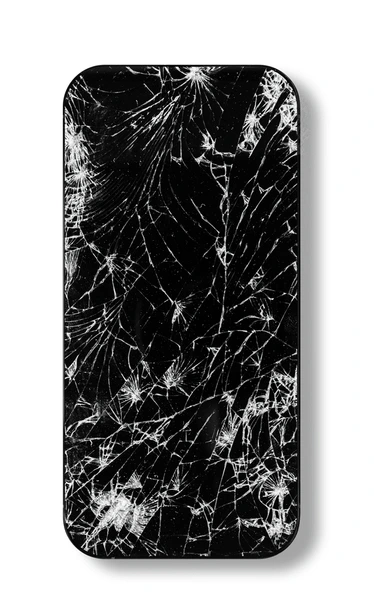
#> input picture source_image/black-broken-touch-screen-phone-600nw-2319815707.webp, 374 x 600 px; its folder holds only this picture in this run
$ python image_preprocessor_binarization.py
#> lines starting #> are read from the running program, lines starting #| are printed output that depends on the picture; after the words box and inside, x2 and y2 are one past the last pixel; in counts of white or black regions, pixels touching at a corner belong together
import cv2
import numpy as np
import os
from typing import List, Tuple
import imutils

class ImagePreprocessor:
    def __init__(self, target_size: Tuple[int, int] = (640, 640)):
        """
        Initialize the image preprocessor.

        Args:
            target_size: Tuple of (width, height) for the output images
        """
        self.target_size = target_size
        self.output_dir = "preprocessed_images"
        os.makedirs(self.output_dir, exist_ok=True)
        print(f"Output directory created/verified: {self.output_dir}")

    def preprocess_image(self, image: np.ndarray) -> np.ndarray:
        """
        Preprocess a single image using adaptive thresholding for binarization.

        Args:
            image: Input BGR image

        Returns:
            Preprocessed binary image
        """
        # Convert to grayscale
        gray = cv2.cvtColor(image, cv2.COLOR_BGR2GRAY)

        # Apply Gaussian blur to reduce noise
        blurred = cv2.GaussianBlur(gray, (5, 5), 0)

        # Apply adaptive thresholding
        binary = cv2.adaptiveThreshold(
            blurred,
            255,
            cv2.ADAPTIVE_THRESH_GAUSSIAN_C,
            cv2.THRESH_BINARY_INV,
            11,  # Block size
            2    # C constant
        )

        # Apply morphological operations to clean up the binary image
        kernel = np.ones((3,3), np.uint8)
        binary = cv2.morphologyEx(binary, cv2.MORPH_CLOSE, kernel)
        binary = cv2.morphologyEx(binary, cv2.MORPH_OPEN, kernel)

        # Calculate aspect ratio
        h, w = binary.shape[:2]
        aspect = w / float(h)

        # Calculate new dimensions while maintaining aspect ratio
        if aspect > 1:  # Wider than tall
            new_w = self.target_size[0]
            new_h = int(new_w / aspect)
        else:  # Taller than wide
            new_h = self.target_size[1]
            new_w = int(new_h * aspect)

        # Resize image while maintaining aspect ratio
        resized = cv2.resize(binary, (new_w, new_h), interpolation=cv2.INTER_AREA)

        # Create a square canvas with padding
        square = np.zeros((self.target_size[1], self.target_size[0]), dtype=np.uint8)

        # Calculate padding
        x_offset = (self.target_size[0] - new_w) // 2
        y_offset = (self.target_size[1] - new_h) // 2

        # Place the resized image in the center of the square canvas
        square[y_offset:y_offset+new_h, x_offset:x_offset+new_w] = resized

        return square

    def process_directory(self, source_dir: str = "source_image") -> List[str]:
        """
        Process all images in the source directory.

        Args:
            source_dir: Directory containing source images

        Returns:
            List of paths to the processed images
        """
        if not os.path.exists(source_dir):
            raise ValueError(f"Source directory {source_dir} does not exist")

        processed_paths = []

        # Get all image files with more comprehensive extensions
        image_files = [f for f in os.listdir(source_dir)
                      if f.lower().endswith(('.jpg', '.jpeg', '.png', '.bmp', '.webp', '.avif', '.tiff', '.tif'))]

        print(f"\nFound {len(image_files)} images to process:")
        for img in image_files:
            print(f"- {img}")

        for image_file in image_files:
            try:
                # Read image
                image_path = os.path.join(source_dir, image_file)
                image = cv2.imread(image_path)

                if image is None:
                    print(f"\nError: Could not read image {image_file}")
                    continue

                # Preprocess image
                processed = self.preprocess_image(image)

                # Determine output filename and extension
                base_name, ext = os.path.splitext(image_file)
                # Convert all output to jpg for consistency
                output_filename = f"preprocessed_{base_name}.jpg"
                output_path = os.path.join(self.output_dir, output_filename)

                # Save the processed image
                cv2.imwrite(output_path, processed)
                processed_paths.append(output_path)

                print(f"✓ Successfully processed: {image_file} -> {output_filename}")

            except Exception as e:
                print(f"\nError processing {image_file}: {str(e)}")
                continue

        return processed_paths

def main():
    # Initialize preprocessor
    preprocessor = ImagePreprocessor()

    # Process all images in source_image directory
    try:
        print("\nStarting image preprocessing...")
        processed_paths = preprocessor.process_directory()
#> in process_directory, image is the input picture: shape (600, 374, 3); mean B, G, R 139.6, 139.6, 139.5
#> in preprocess_image, `blurred = cv2.GaussianBlur(gray, (5, 5), 0)`:
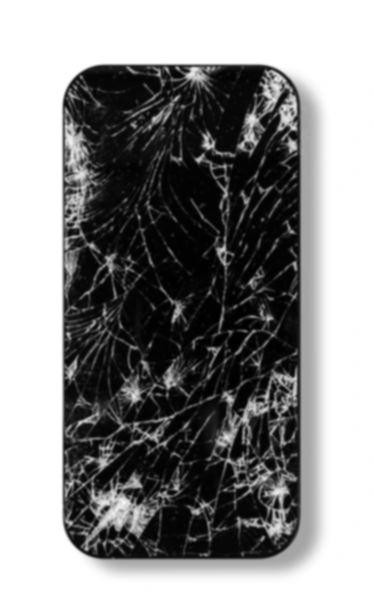
#> blurred: shape (600, 374); min 1, max 255, mean 139.6
#> in preprocess_image, `binary = cv2.adaptiveThreshold( blurred, 255, cv2.ADAPTIVE_THRESH_GAUS..`:
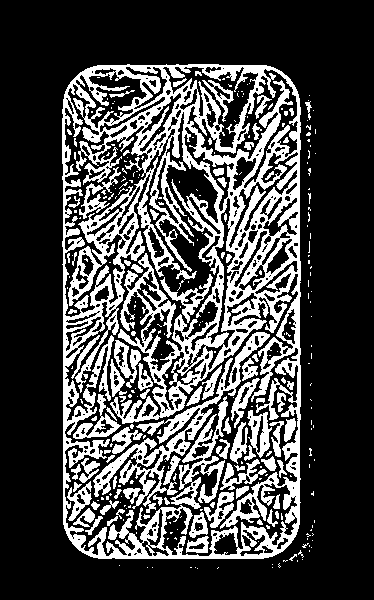
#> binary: shape (600, 374); 27.6% white; 290 white regions (201 under 20 px), largest, box (x1, y1, x2, y2) and area: (62, 64, 301, 559) 43932, (93, 332, 270, 513) 4096, (170, 396, 228, 509) 1734
#> in preprocess_image, `binary = cv2.morphologyEx(binary, cv2.MORPH_CLOSE, kernel)`:
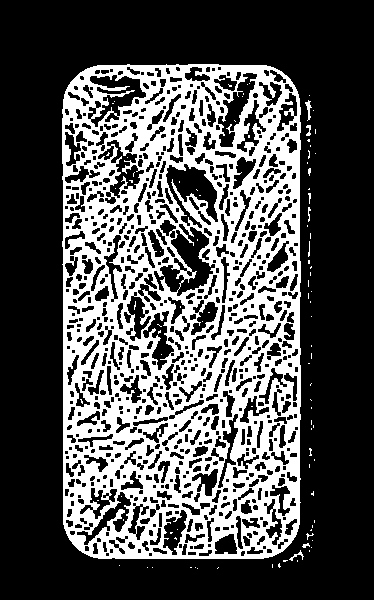
#> binary: shape (600, 374); 32.6% white; 95 white regions (88 under 20 px), largest, box (x1, y1, x2, y2) and area: (62, 64, 301, 559) 72614, (305, 100, 312, 121) 61, (289, 550, 304, 561) 44
#> in preprocess_image, `binary = cv2.morphologyEx(binary, cv2.MORPH_OPEN, kernel)`:
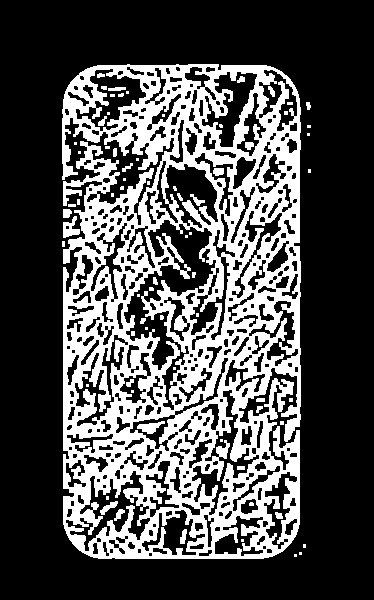
#> binary: shape (600, 374); 30.7% white; 71 white regions (40 under 20 px), largest, box (x1, y1, x2, y2) and area: (62, 64, 301, 559) 66881, (63, 216, 80, 238) 204, (137, 421, 165, 434) 189
#> in preprocess_image, `resized = cv2.resize(binary, (new_w, new_h), interpolation=cv2.INTER_A..`:
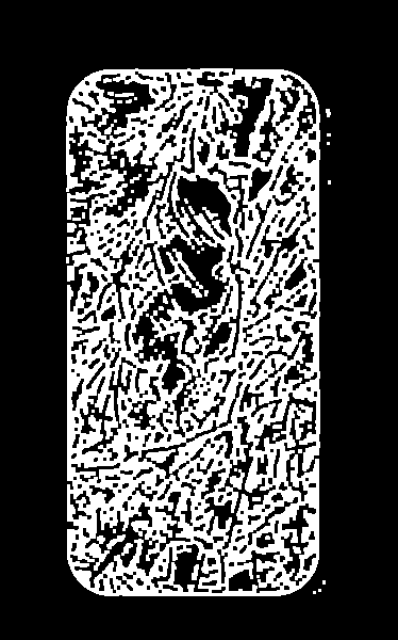
#> resized: shape (640, 398); min 0, max 255, mean 78.4
#> in preprocess_image, `square[y_offset:y_offset+new_h, x_offset:x_offset+new_w] = resized`:
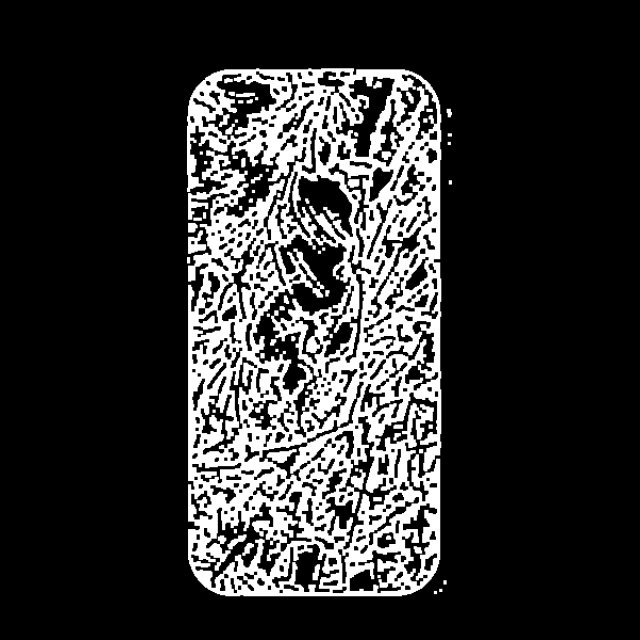
#> square: shape (640, 640); min 0, max 255, mean 48.7
        print(f"\nProcessing complete!")
        print(f"Successfully processed {len(processed_paths)} images:")
        for path in processed_paths:
            print(f"- {path}")
    except Exception as e:
        print(f"\nError during processing: {e}")
        import traceback
        traceback.print_exc()

if __name__ == "__main__":
    main()

$ run again, on source_image/modern-touch-screen-smartphone-broken-600nw-2524629559.webp
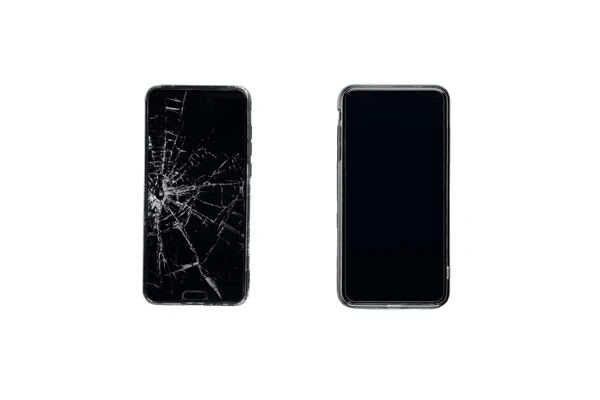
#> input picture source_image/modern-touch-screen-smartphone-broken-600nw-2524629559.webp, 600 x 400 px
#> in process_directory, image is the input picture: shape (400, 600, 3); mean B, G, R 208.7, 207.8, 207.3
#> in preprocess_image, `binary = cv2.adaptiveThreshold( blurred, 255, cv2.ADAPTIVE_THRESH_GAUS..`:
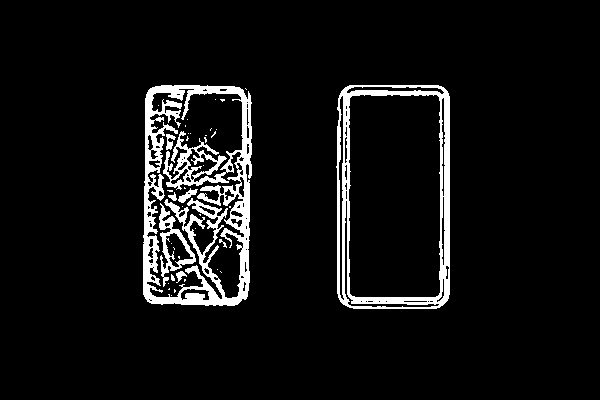
#> binary: shape (400, 600); 6.8% white; 40 white regions (31 under 20 px), largest, box (x1, y1, x2, y2) and area: (143, 85, 252, 306) 9765, (336, 85, 450, 309) 5337, (159, 203, 196, 287) 812
#> in preprocess_image, `square[y_offset:y_offset+new_h, x_offset:x_offset+new_w] = resized`:
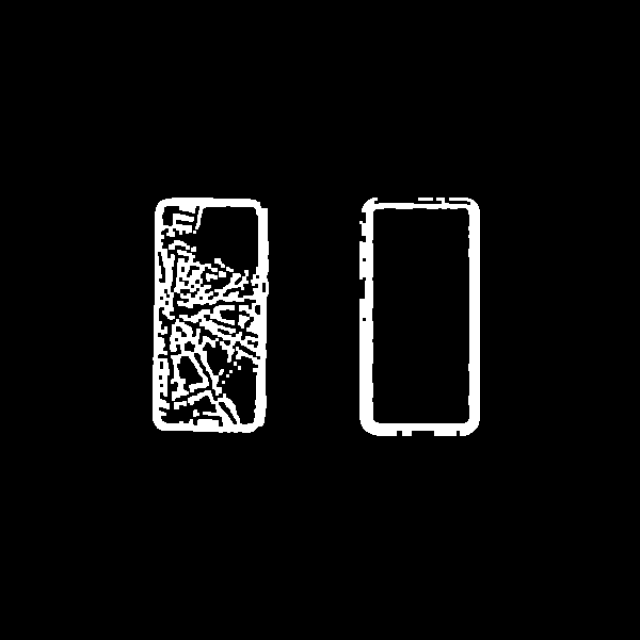
#> square: shape (640, 640); min 0, max 255, mean 12.6
